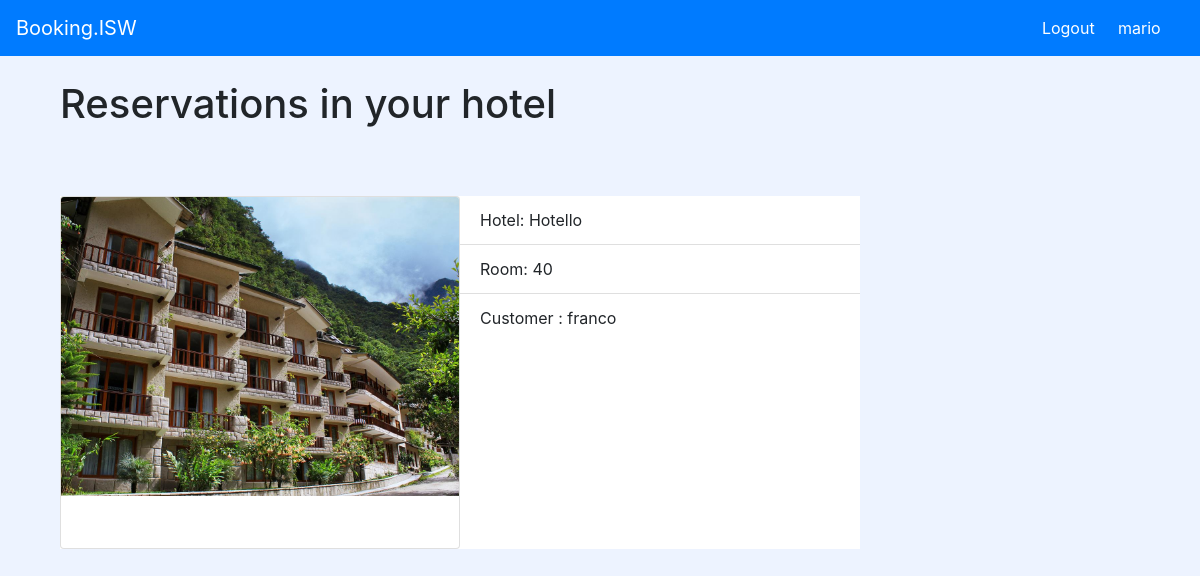
The app's page /home/ (signed in) with its own data.
### bookingApp/models.py (models this page shows, shortened)
class Booking(models.Model):
    customerId = models.ForeignKey(User, on_delete=models.CASCADE)
    roomId = models.ForeignKey(Room, on_delete=models.CASCADE)
    checkIn = models.DateField()
    checkOut = models.DateField()

class Room(models.Model):
    roomNumber = models.IntegerField(default=0)
    capacity = models.IntegerField(default=0)
    price = models.FloatField(default=0.0)
    hotelId = models.ForeignKey(Hotel, on_delete=models.CASCADE)
    services = models.ManyToManyField(IncludedService)

class Hotel(models.Model):
    name = models.CharField(max_length=30)
    description = models.TextField()
    hotelKeeperId = models.ForeignKey(HotelKeeper, on_delete=models.CASCADE)
    address = models.ForeignKey(Address, on_delete=models.CASCADE)
    photoUrl = models.ImageField(default=None, null=True, upload_to="static/img")

class Person(models.Model):
    name = models.CharField(max_length=50)
    surname = models.CharField(max_length=50)
    birthday = models.DateField()
    cf = models.CharField(max_length=20)
    email = models.EmailField(max_length=100)
    address = models.ForeignKey(Address, on_delete=models.CASCADE)

### bookingApp/views.py (the view)
# urls.py: path('home/', v.hotelKeeperHome),  # ho lasciato home perchè dai disegni delle specifiche si vede così
def hotelKeeperHome(request):
    listPr = []
    try:
        hotelKeeperUsr = request.session["usr"]
    except:
        hotelKeeperUsr = None
    if hotelKeeperUsr != None:
        for pr in Booking.objects.all():
            if (hotelKeeperUsr == pr.roomId.hotelId.hotelKeeperId.userName):
                listPr.append(pr)
    context = {'listaPrenotazioni': listPr}
    return render(request,'homeHotelKeeper.html', context)

### templates/homeHotelKeeper.html (shortened to what this page needs)
{% extends "base.html" %}
{% block content %}
<div style="margin-left: 5%;  margin-top: 2%; margin-button: 5%">
  <h1>Reservations in your hotel</h1>
</div>
{% for item in listaPrenotazioni %}
<div class="Prenotazioni"  style="float: left; background-color: white; margin-left: 10%; margin: 5%">
    <div class="Image" style="float: left; width: 25rem">
        <div class="card">
        <img class="card-img-top" style="width: 100%; height: 100%" src=/{{item.roomId.hotelId.photoUrl}} alt="Card image cap">
        <div class="card-body">
        </div>
        </div>
    </div>
    <div class="Info" style="width: 50rem">
        <ul class="list-group list-group-flush">
            <li class="list-group-item">Hotel: {{item.roomId.hotelId.name}}</li>
            <li class="list-group-item">Room: {{item.roomId.roomNumber}}</li>
            <li class="list-group-item">Customer : {{item.customerId.name}}</li>
        </ul>
    </div>
</div>
{%endfor%}
{% endblock %}

### records on screen
Booking: roomId.hotelId.photoUrl (picture), roomId.hotelId.name "Hotello", roomId.roomNumber "40", customerId.name "franco"

### other values on screen
{{ request.session.usr }} "mario"
